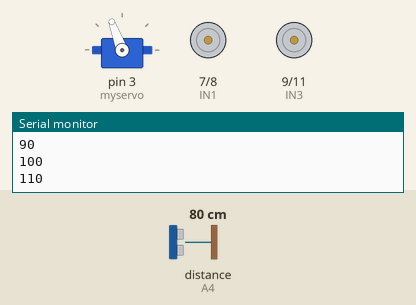
Bench run of a sketch on a simulated Arduino Uno, built with avr-gcc and run on an emulated ATmega328P. On the bench: servo, motor-driver pin pairs drawn as motors (green arrow = first pin HIGH = forward, orange = second pin HIGH = backward, longer = more drive, scaled by the enable pin), the last lines printed to the serial monitor. Wiring (inferred from the names in the program): ultrasonic range finder: trigger A5; echo A4. The test bench sets the inputs (shaded band); at power-on: distance to the obstacle (sensor on A4) 80 cm. The echo pulse lasts 58.3 µs per cm.

Above: at 1.2 s.
1.3 s: distance to the obstacle (sensor on A4) set to 76 cm
At 3.3 s:
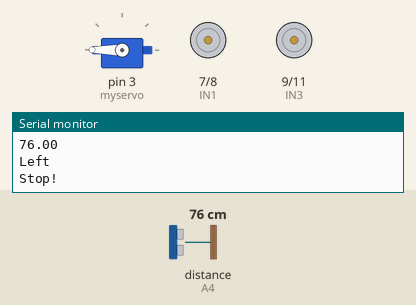
4.3 s: distance to the obstacle (sensor on A4) set to 2 cm
At 6.19 s:
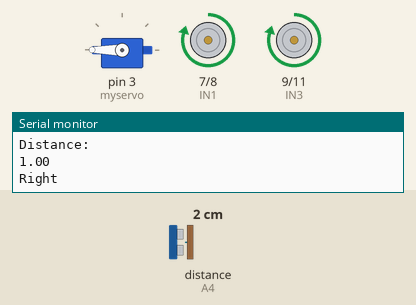
7.3 s: distance to the obstacle (sensor on A4) set to 9 cm
At 8.39 s:
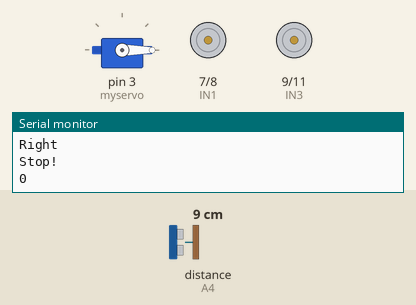
Timing chart, 0 to 16.3 s (numbered marks = the images above; inputs shaded):
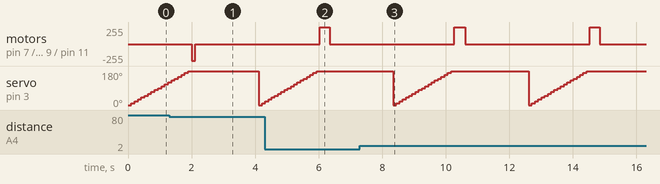

The sketch:

PointerRobot.ino
```cpp
// Code copied from https://www.elegoo.com/download/ "Obstacle_Avoidance_Car.ino"

#include <Servo.h>  //servo library

Servo myservo;      // create servo object to control servo

int Echo = A4;
int Trig = A5;

#define ENA 5
#define ENB 6
#define IN1 7
#define IN2 8
#define IN3 9
#define IN4 11
#define carSpeed 250

void stop() {
  digitalWrite(ENA, LOW);
  digitalWrite(ENB, LOW);
  Serial.println("Stop!");
}

void left() {
  analogWrite(ENA, carSpeed);
  analogWrite(ENB, carSpeed);
  digitalWrite(IN1, LOW);
  digitalWrite(IN2, HIGH);
  digitalWrite(IN3, LOW);
  digitalWrite(IN4, HIGH);
  Serial.println("Left");
}

void right() {
  analogWrite(ENA, carSpeed);
  analogWrite(ENB, carSpeed);
  digitalWrite(IN1, HIGH);
  digitalWrite(IN2, LOW);
  digitalWrite(IN3, HIGH);
  digitalWrite(IN4, LOW);
  Serial.println("Right");
}

int Distance_test() {
  digitalWrite(Trig, LOW);
  delayMicroseconds(2);
  digitalWrite(Trig, HIGH);
  delayMicroseconds(20);
  digitalWrite(Trig, LOW);
  float Fdistance = pulseIn(Echo, HIGH);
  Fdistance= Fdistance / 58;
  return (int)Fdistance;
}

void setup() {
  Serial.begin(9600);
  myservo.attach(3,700,2400);  // attach servo on pin 3 to servo object

  pinMode(IN1, OUTPUT);
  pinMode(IN2, OUTPUT);
  pinMode(IN3, OUTPUT);
  pinMode(IN4, OUTPUT);
  pinMode(ENA, OUTPUT);
  pinMode(ENB, OUTPUT);
  pinMode(Echo, INPUT);
  pinMode(Trig, OUTPUT);
  stop();
}

void rotateLeft(int degrees) {
  left();
  delay(3.8 * degrees);
  stop();
}

void rotateRight(int degrees) {
  right();
  delay(3.8 * degrees);
  stop();
}

void loop() {

//  analogWrite(ENA, 250);
//  analogWrite(ENB, 100);
//  digitalWrite(IN1, HIGH); //Left
//  digitalWrite(IN2, LOW);
//  digitalWrite(IN3, LOW); // RIght
//  digitalWrite(IN4, HIGH);

 double bestDist = 10000;
 double bestDeg = 0;

 for(int deg = 0; deg <= 180; deg+=10) {
  Serial.println(deg);
  myservo.write(deg);
  delay(100);
  double dist = Distance_test();
  if(dist < bestDist) {
    bestDist = dist;
    bestDeg = deg;
  }
 }
  Serial.println("Degrees:");
  Serial.println(bestDeg);
  Serial.println("Distance:");
  Serial.println(bestDist);

  if (bestDeg > 90) {
    rotateLeft(bestDeg - 90);
  } else {
    rotateRight(90 - bestDeg);
  }

  delay(2000);


}
```

Measured:
- the behaviour switches between 80 and 79 cm on distance to the obstacle (sensor on A4) (found by bisection; images 0 and 1)
- by itself, motor on pin 7 (IN1) / pin 8 (IN2), motor on pin 9 (IN3) / pin 11 (IN4): alternates forward 250/255 for 0.32 s and stopped for 3.9 s
- by itself, servo on pin 3 (myservo): ramps from 0° to 180° and jumps back, once every 4.3 s
